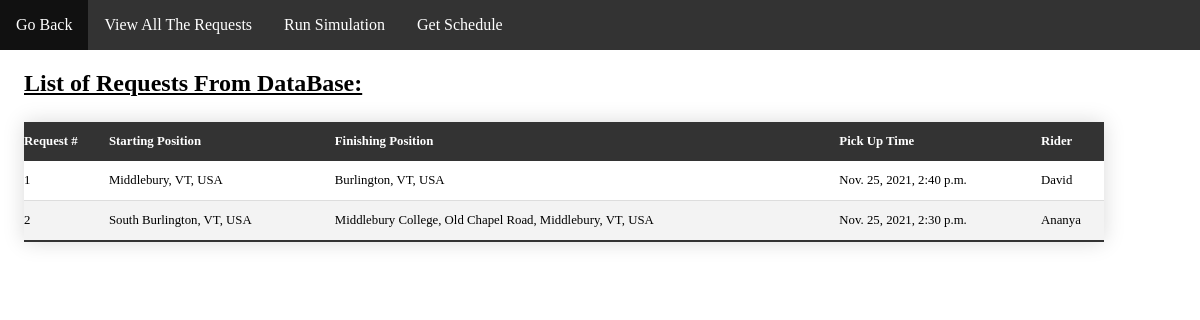
Before: /website/RequestPage.html with the older database file.
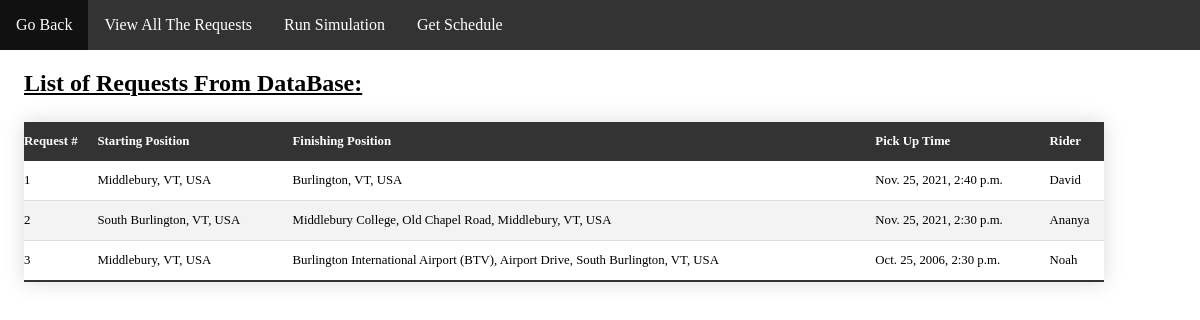
After: the same page with the newer database file.
### website/models.py (models this page shows)
class Ride(models.Model):
    origin = models.CharField(max_length=100)
    destination = models.CharField(max_length=100)
    rider_name = models.CharField(default="", max_length=64)
    contact_number = models.CharField(default="", max_length=30)
    user_name = models.ForeignKey(User, default=User, on_delete=models.CASCADE)
    time = models.DateTimeField(default=datetime.now,blank=True)

### website/views.py (the view)
# urls.py: path("RequestPage.html", views.requestPage, name="requestPage"),
def requestPage(request):
        return render(request, "website/RequestPage.html", {
            "Rides" : Ride.objects.all()
        })

### website/templates/website/RequestPage.html (shortened to what this page needs)
<!DOCTYPE html>
<html>
<head>
    {% load static %}
	<link rel="stylesheet" href="{% static 'DispatcherStyle.css'%}">
</head>
<body>
    <ul>
        <li><a href="DispatcherInterface.html">Go Back</a></li>
        <li><a href="RequestPage.html">View All The Requests</a></li>
        <li><a href="simulation.html">Run Simulation</a></li>
        <li><a href="#Arrange">Get Schedule</a></li>
      </ul>
    <h2>List of Requests From DataBase:</h2>
    <table class = "tableContent" id="table">
        <thead>
            <th>Request #</th>
            <th>Starting Position</th>
            <th>Finishing Position</th>
            <th>Pick Up Time</th>
            <th>Rider</th>
        </thead>
        {% for Ride in Rides %}
    <tr>
        <td></td>
        <td>{{ Ride.origin }}</td>
        <td>{{ Ride.destination }}</td>
        <td>{{ Ride.time }}</td>
        <td>{{ Ride.rider_name }}</td>
    </tr>
    {% endfor %}
    </table>
</body>
</html>

### website/static/DispatcherStyle.css (style rules this page uses)
body { width: 100%; height: 100%; margin: 0px; padding: 0px; overflow-x: hidden; }
ul { list-style-type: none; margin: 0; padding: 0; overflow: hidden; background-color: #333333; }
li { float: left; }
li a { display: block; color: white; text-align: center; padding: 16px; text-decoration: none; }

### website/templates/website/RequestPage.html (style rules this page uses)
.tableContent { width: 90%; margin:25px 0; margin-left: 2%; border-collapse:collapse; font-family: "Monaco"; font-size: 0.8em; min-width: 400px; box-shadow: 0 0 20px rgba(0, 0, 0, 0.15); }
.tableContent th, .tableContent td { text-align: left; padding: 12px 0px; }
.tableContent tbody tr { border-bottom: 1px solid #dddddd; }
.tableContent tbody tr:nth-of-type(even) { background-color: #f3f3f3; }
.tableContent tbody tr:last-of-type { border-bottom: 2px solid #333333; }
h2 { margin-left: 2%; font-family: "Monaco"; text-decoration: underline; }

Changed rows visible on the page:
added Ride: origin "Middlebury, VT, USA", destination "Burlington International Airport (BTV), Airport Drive, South Burlington, VT, USA", time "Oct. 25, 2006, 2:30 p.m.", rider_name "Noah"
